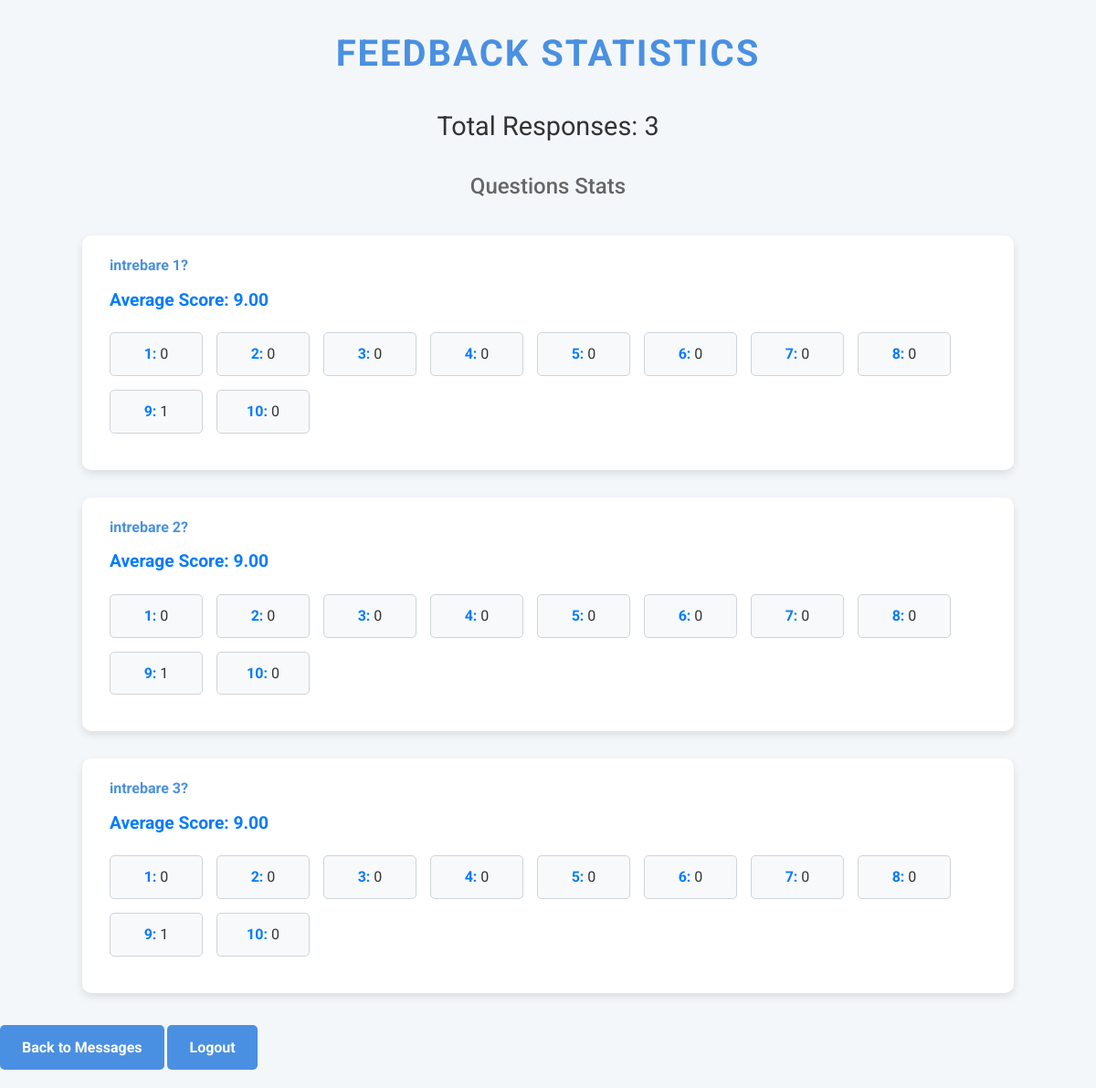
The app's page /statistics (signed in), older data.
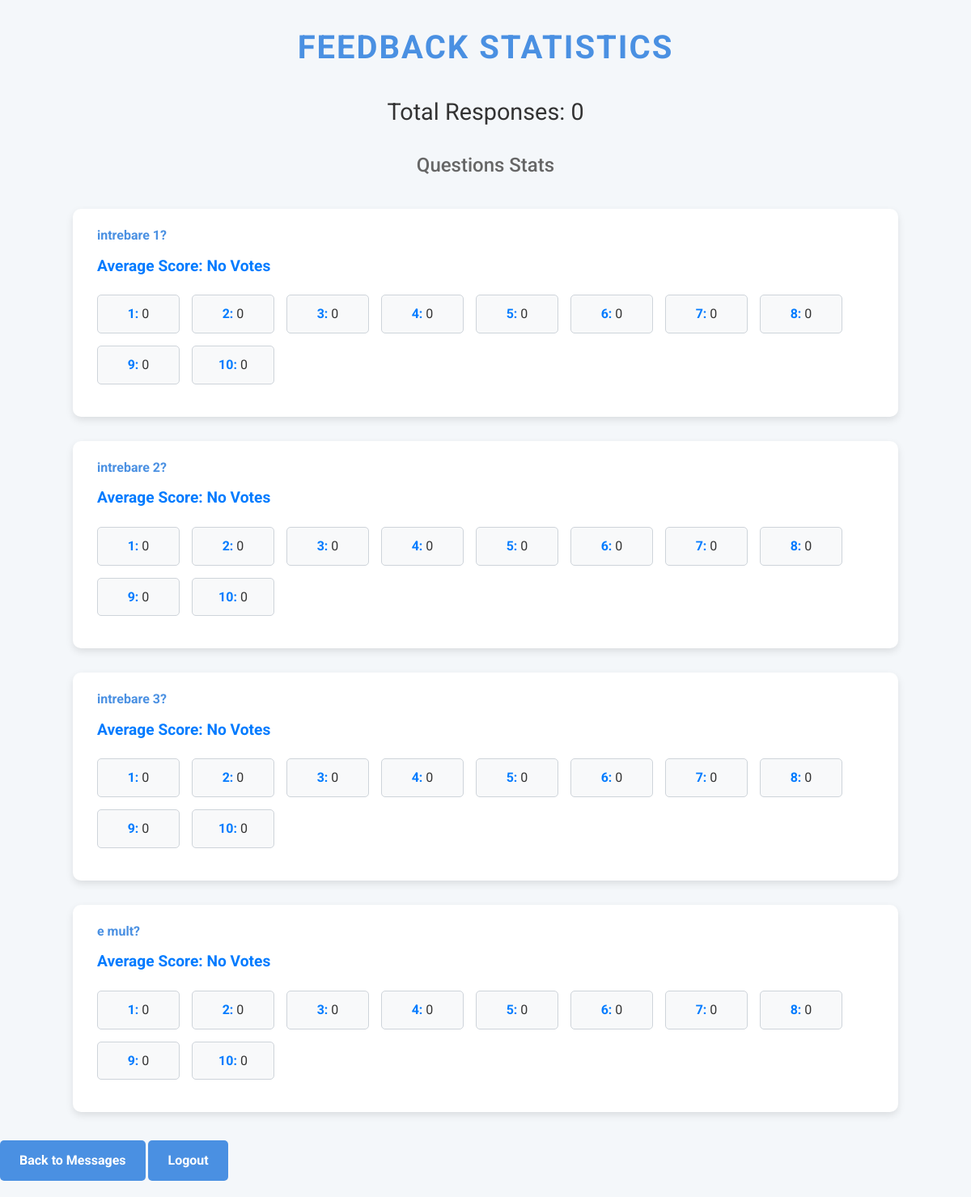
The same page, newer data.
### app.py (models this page shows, shortened)
class Question(db.Model):
    id = db.Column(db.Integer, primary_key=True)
    text = db.Column(db.String(255),  nullable=False)

### app.py (the view)
@app.route('/statistics', methods=['GET'])
@login_required
def statistics():
    all_answers = UserAnswer.query.all()
    all_additional_texts = AdditionalText.query.all()  # This retrieves all the messages
    all_questions = Question.query.all()
    statistics = {
        'total': len(all_answers),
        'question_stats': {},
        'averages': {}  # Store averages for each question
    }
    emoji_mapping = {
        '1': 'Very Poor',
        '2': 'Poor',
        '3': 'Fair',
        '4': 'Below average',
        '5': 'Average',
        '6': 'Good',
        '7': 'Very Good',
        '8': 'Excellent',
        '9': 'Exceptional',
        '10': 'Perfect'
    }
    for question in all_questions:
        question_answers = [answer for answer in all_answers if answer.question == question.text]  # Use question.text
        counts = {
            'Very Poor': sum(1 for a in question_answers if a.answer == '1'),
            'Poor': sum(1 for a in question_answers if a.answer == '2'),
            'Fair': sum(1 for a in question_answers if a.answer == '3'),
            'Below average': sum(1 for a in question_answers if a.answer == '4'),
            'Average': sum(1 for a in question_answers if a.answer == '5'),
            'Good': sum(1 for a in question_answers if a.answer == '6'),
            'Very Good': sum(1 for a in question_answers if a.answer == '7'),
            'Excellent': sum(1 for a in question_answers if a.answer == '8'),
            'Exceptional': sum(1 for a in question_answers if a.answer == '9'),
            'Perfect': sum(1 for a in question_answers if a.answer == '10'),
        }
        statistics['question_stats'][question.text] = counts  # Use question.text for the key
        total_score = 0
        answer_count = 0
        for answer in question_answers:
            try:
                total_score += int(answer.answer)  # Convert the answer to an integer
                answer_count += 1
            except ValueError:
                pass  # Skip any non-numeric values
        average = total_score / answer_count if answer_count > 0 else 'No Votes'
        statistics['averages'][question.text] = "{:.2f}".format(average) if isinstance(average, float) else average
    return render_template('statistics.html', statistics=statistics, additional_texts=all_additional_texts)

### app.py (called while the page is built)
@login_manager.user_loader
def load_user(user_id):
    return db.session.get(User, int(user_id))

### templates/statistics.html (shortened to what this page needs)
<!DOCTYPE html>
<html lang="en">
<head>
</head>
<body>
    <h1>Feedback Statistics</h1>
    <h2>Total Responses: {{ statistics.total }}</h2>
    <h3>Questions Stats</h3>
    <ul>
        {% for question, counts in statistics.question_stats.items() %}
        <li>
            <strong>{{ question }}</strong>
            <div class="average">Average Score: {{ statistics.averages[question] }}</div>
            <div>
                <div class="grade-container">
                    <div class="grade-item">
                        <span class="grade-number">1:</span> {{ counts['Very Poor'] }}
                    </div>
                    <div class="grade-item">
                        <span class="grade-number">2:</span> {{ counts['Poor'] }}
                    </div>
                    <div class="grade-item">
                        <span class="grade-number">3:</span> {{ counts['Fair'] }}
                    </div>
                    <div class="grade-item">
                        <span class="grade-number">4:</span> {{ counts['Below average'] }}
                    </div>
                    <div class="grade-item">
                        <span class="grade-number">5:</span> {{ counts['Average'] }}
                    </div>
                    <div class="grade-item">
                        <span class="grade-number">6:</span> {{ counts['Good'] }}
                    </div>
                    <div class="grade-item">
                        <span class="grade-number">7:</span> {{ counts['Very Good'] }}
                    </div>
                    <div class="grade-item">
                        <span class="grade-number">8:</span> {{ counts['Excellent'] }}
                    </div>
                    <div class="grade-item">
                        <span class="grade-number">9:</span> {{ counts['Exceptional'] }}
                    </div>
                    <div class="grade-item">
                        <span class="grade-number">10:</span> {{ counts['Perfect'] }}
                    </div>
                </div>
            </div>
        </li>
        {% endfor %}
    </ul>
    <a href="{{ url_for('messages') }}">Back to Messages</a>
    <a href="{{ url_for('logout') }}">Logout</a>
</body>
</html>

### templates/statistics.html (style rules this page uses)
body { font-family: 'Roboto', sans-serif; margin: 0; padding: 0; background-color: #f4f7fa; color: #333; line-height: 1.6; }
h1, h2, h3 { text-align: center; margin-bottom: 20px; }
h1 { color: #4A90E2; font-size: 2.5em; text-transform: uppercase; letter-spacing: 2px; }
h2 { color: #333; font-weight: 400; font-size: 1.8em; }
h3 { color: #666; font-weight: 500; font-size: 1.5em; }
ul { list-style: none; padding: 0; display: flex; flex-direction: column; align-items: center; margin: 0; }
li { background: #fff; border-radius: 10px; padding: 20px 30px; margin: 15px 0; box-shadow: 0 4px 10px rgba(0, 0, 0, 0.1); width: 80%; transition: transform 0.3s, box-shadow 0.3s; overflow-wrap: break-word; word-wrap: break-word; word-break: break-word; }
strong { color: #4A90E2; font-weight: 700; display: block; margin-bottom: 10px; text-align: left; }
.average { color: #007BFF; font-weight: bold; font-size: 1.2em; margin-bottom: 10px; text-align: left; }
a { display: inline-block; margin: 20px auto; padding: 12px 24px; color: #fff; background-color: #4A90E2; border-radius: 5px; text-decoration: none; font-weight: bold; transition: background-color 0.3s, transform 0.3s; }
.grade-container { display: flex; flex-wrap: wrap; gap: 15px; margin: 20px 0; }
.grade-item { background-color: #f8f9fa; border: 1px solid #ced4da; border-radius: 5px; padding: 10px; width: 80px; text-align: center; }
.grade-number { font-weight: bold; color: #007BFF; }

Row changes from the older to the newer data that the page shows:
computed for Question "intrebare 1?": text "9.00" → "No Votes"; Exceptional "1" → "0"
computed for Question "intrebare 2?": text "9.00" → "No Votes"; Exceptional "1" → "0"
computed for Question "intrebare 3?": text "9.00" → "No Votes"; Exceptional "1" → "0"
added Question: text "e mult?", text "No Votes", counts "0", Poor "0", Fair "0", Average "0", Good "0", Excellent "0", Exceptional "0", Perfect "0"
Text that changed along with them:
{{ statistics.total }}: "3" → "0"
